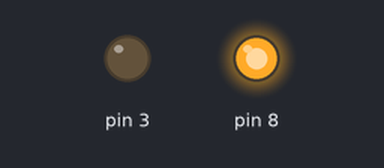
A sketch run on a simulated Arduino Uno, built with avr-gcc and run on an emulated ATmega328P. On the bench: output pins drawn as LEDs (lit = HIGH).

Above: at 1.0 s.
At 5.0 s:
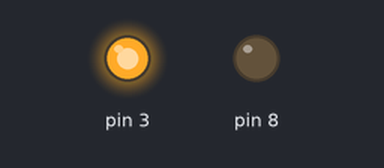
At 7.0 s:
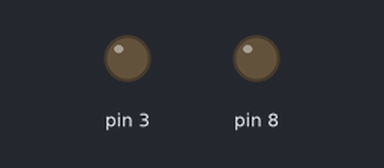
Timing chart, 0 to 10.4 s (numbered marks = the images above):
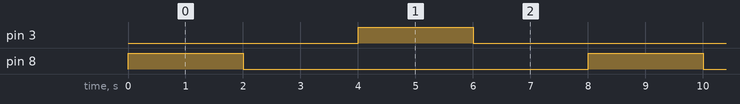

Measured:
- by itself, pin 3, pin 8: alternates HIGH for 2.0 s and LOW for 6.0 s
- by itself, everything shown: repeats every 8.0 s, in 4 steps

The sketch:

6._LED_with_motor.ino
```cpp
// C++ code
//
int counter;

void setup()
{
  pinMode(8, OUTPUT);
  pinMode(3, OUTPUT);
}

void loop()
{
  for (counter = 0; counter < 5; ++counter) {
    digitalWrite(8, HIGH);
    delay(2000); // Wait for 2000 millisecond(s)
    digitalWrite(8, LOW);
    delay(2000); // Wait for 2000 millisecond(s)
    digitalWrite(3, HIGH);
    delay(2000); // Wait for 2000 millisecond(s)
    digitalWrite(3, LOW);
    delay(2000); // Wait for 2000 millisecond(s)
  }
}
```
